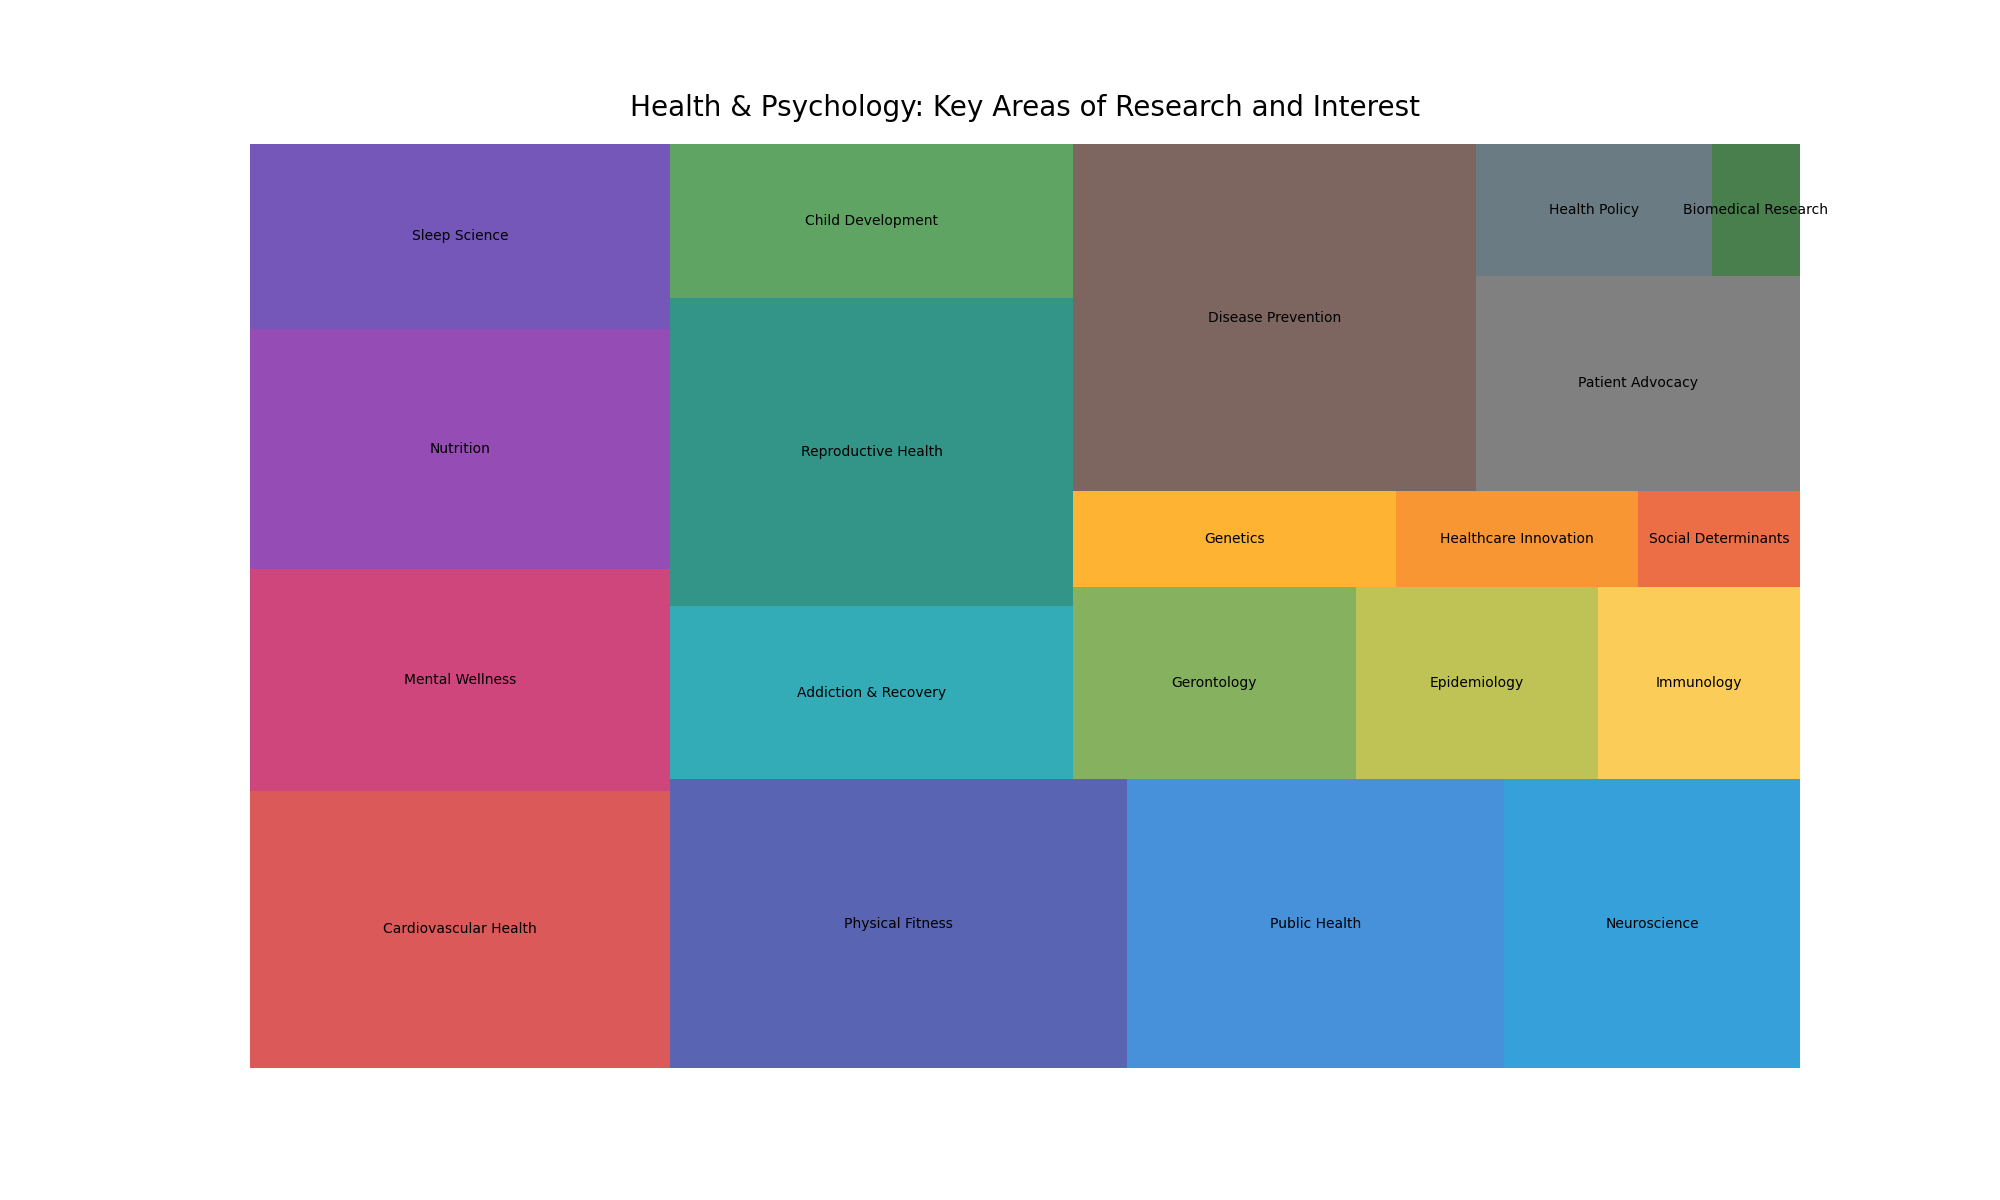

This chart was generated by the following Python code:

import matplotlib.pyplot as plt
import squarify

# Data
categories = [
    'Cardiovascular Health', 'Mental Wellness', 'Nutrition', 'Sleep Science', 
    'Physical Fitness', 'Public Health', 'Neuroscience', 'Addiction & Recovery', 
    'Reproductive Health', 'Child Development', 'Gerontology', 'Epidemiology', 
    'Immunology', 'Genetics', 'Healthcare Innovation', 'Social Determinants', 
    'Disease Prevention', 'Patient Advocacy', 'Health Policy', 'Biomedical Research'
]
revenue = [
    15000, 12000, 13000, 10000, 17000, 14000, 11000, 9000, 16000, 8000, 7000, 6000, 
    5000, 4000, 3000, 2000, 18000, 9000, 4000, 1500
]

# Colors
colors = [
    '#D32F2F', '#C2185B', '#7B1FA2', '#512DA8', '#303F9F', '#1976D2', '#0288D1', 
    '#0097A7', '#00796B', '#388E3C', '#689F38', '#AFB42B', '#FBC02D', '#FFA000', 
    '#F57C00', '#E64A19', '#5D4037', '#616161', '#455A64', '#1B5E20'
]

plt.figure(figsize=(20, 12))

# Treemap
squarify.plot(sizes=revenue, label=categories, color=colors, alpha=0.8)

plt.title('Health & Psychology: Key Areas of Research and Interest', fontsize=20, pad=20)

# Removing axes
plt.axis('off')

# Display the plot
plt.show()
